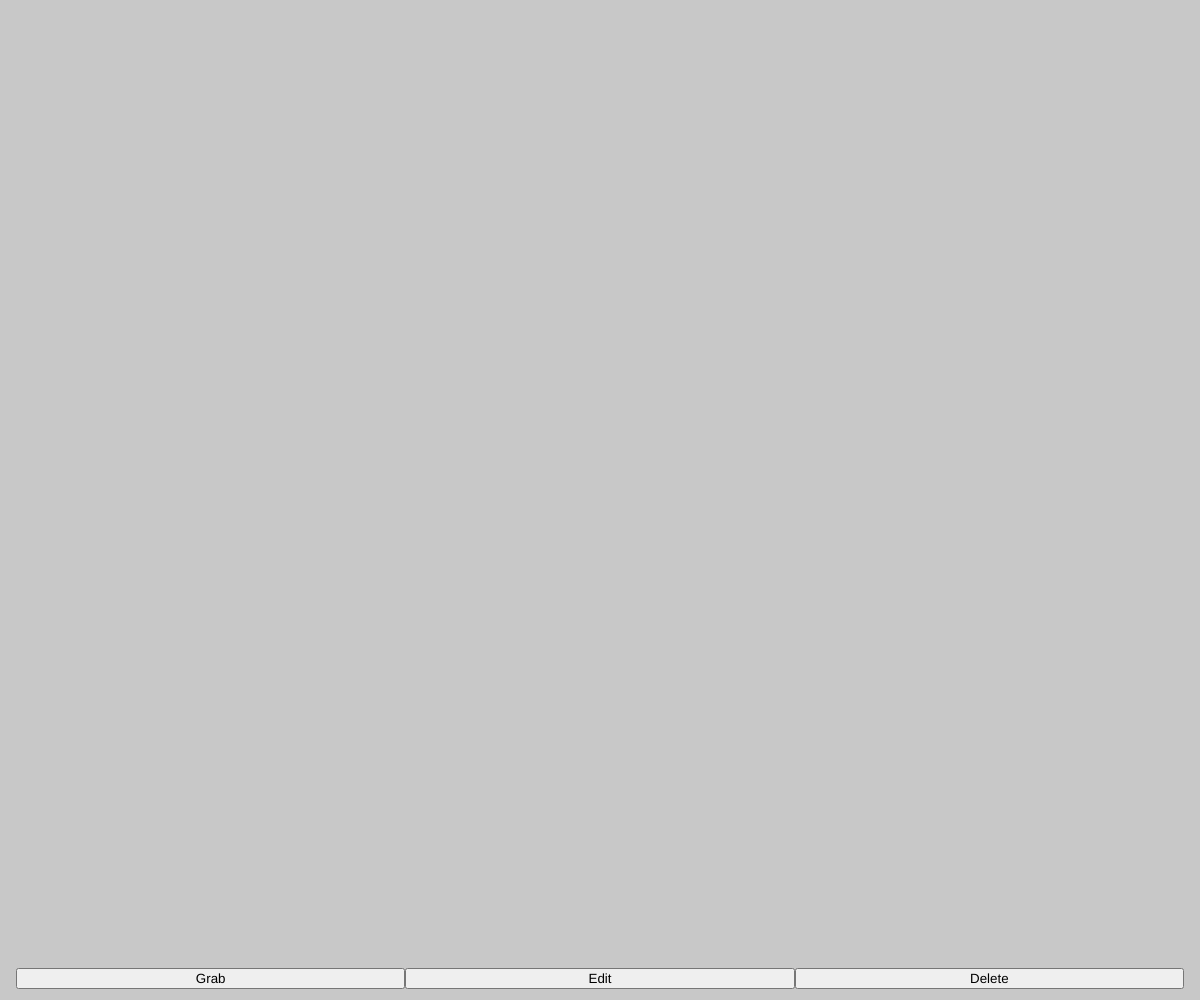
Frame 1 (no input)
Frame 60 (no input): identical to frame 1, image omitted
Frame 120 (the mouse pressed at the canvas centre since frame 60): identical to frame 1, image omitted

The p5.js sketch that drew this single still picture (run headless with seeded random() and noise() and a simulated clock; from frame 60 on, the mouse is pressed at the canvas centre):

// p5.js sketch
// ── sketch.js
const BACKGROUND_COLOR = [200, 200, 200];

const TOUCH_SLOP = 10;

const STATE_IDLE = "STATE_IDLE";
const STATE_CREATE = "STATE_CREATE";
const STATE_CONNECT = "STATE_CONNECT";
const STATE_MOVE = "STATE_MOVE";
const STATE_DELETE = "STATE_DELETE";

let windowMin;

let nodes = [];
let springs = [];

let state = STATE_IDLE;
let activeNode = null;
let clickStart = null;

let grabButton;
let editButton;
let deleteButton;

function setup() {
	createCanvas(windowWidth, windowHeight);
	scaleContent();
  render();
  setupGui();
}

function draw() {
	accelerateNodes();
  moveNodes();
  render();
}

function accelerateNodes() {
  for (let spring of springs) {
      const springLength = spring.b.position.dist(spring.a.position);
      const lengthDiff = springLength - spring.springLength;
      const aAccel = spring.b.position.copy();
      const bAccel = spring.a.position.copy();
      aAccel.sub(spring.a.position);
      aAccel.normalize();
      aAccel.mult(lengthDiff * spring.springStiff);
      bAccel.sub(spring.b.position);
      bAccel.normalize();
      bAccel.mult(lengthDiff * spring.springStiff);
      if (spring.a != activeNode) {
          bAccel.mult(0.5);
      }
      spring.b.velocity.add(bAccel);
      if (spring.b != activeNode) {
          aAccel.mult(0.5);
      }
      spring.a.velocity.add(aAccel);
  }
}

function moveNodes() {
  for (let node of nodes) {
      if (node == activeNode) {
          continue;
      }
      node.velocity.mult(node.damp);
      node.position.add(node.velocity);
  }
}

function windowResized() {
	resizeCanvas(windowWidth, windowHeight);
	scaleContent();
}

function scaleContent() {
	windowMin = Math.min(windowWidth, windowHeight);
}

function mousePressed() {
    handleClick();
}

function touchStarted() {
   handleClick();
}

function mouseDragged() {
    if (activeNode) {
        if (state === STATE_MOVE) {
            activeNode.position.x = mouseX;
            activeNode.position.y = mouseY;
        }
    }
}

function mouseReleased() {
    handleRelease();
}

function touchEnded() {
    handleRelease();
}

function handleClick() {
    clickStart = createVector(mouseX, mouseY);
    for (let node of nodes) {
      if (clickStart.dist(node.position) < node.weight) {
        if (state == STATE_IDLE) {
          state = STATE_CONNECT;
        }
        activeNode = node;
      }
    }
    if (state === STATE_IDLE) {
        state = STATE_CREATE;
    }
}

function handleRelease() {
    const clickEnd = createVector(mouseX, mouseY);
    if (state === STATE_CREATE) {
        nodes.push({
          position: createVector(mouseX, mouseY),
          weight: 20,
          velocity: createVector(0,0),
          acceleration: createVector(0,0),
          damp: 0.9,
        });
    } else if (state === STATE_CONNECT) {
        for (let node of nodes) {
            if (clickEnd.dist(node.position) < node.weight) {
                springs.push({
                    a: activeNode,
                    b: node,
                    springLength: activeNode.position.dist(node.position),
                    springStiff: 0.2,
                });
            }
        }
    } else if (state === STATE_DELETE) {
       if (activeNode && clickEnd.dist(clickStart) < TOUCH_SLOP &&
         clickEnd.dist(activeNode.position) < activeNode.weight) {
           springs = springs.filter(sp => sp.a != activeNode && sp.b != activeNode);
           nodes = nodes.filter(n => n != activeNode);
       }
    }
    activeNode = null;
    if (state === STATE_CREATE || state === STATE_CONNECT) {
      state = STATE_IDLE;
    }
}

function render() {
    background(...BACKGROUND_COLOR);
    for (let spring of springs) {
        line(
          spring.a.position.x, spring.a.position.y,
          spring.b.position.x, spring.b.position.y);
    }
    if (state === STATE_CONNECT) {
      line(activeNode.position.x, activeNode.position.y, mouseX, mouseY);
    }
    for (let node of nodes) {
        circle(node.position.x, node.position.y, node.weight);
    }
}

function setGrab() {
    state = STATE_MOVE;
}

function setEdit() {
    state = STATE_IDLE;
}

function setDelete() {
    state = STATE_DELETE;
}

function setupGui () {
  grabButton = createButton("Grab");
  grabButton.mousePressed(setGrab);
  editButton = createButton("Edit");
  editButton.mousePressed(setEdit);
  deleteButton = createButton("Delete");
  deleteButton.mousePressed(setDelete);
  updateGui();
}

function updateGui() {
  const paddedSpace = width - 32;
  grabButton.position(16, height - 32);
  grabButton.size(paddedSpace / 3);
  editButton.position(16 + paddedSpace / 3, height - 32);
  editButton.size(paddedSpace / 3);
  deleteButton.position(width - 16 - paddedSpace / 3, height - 32);
  deleteButton.size(paddedSpace / 3);
}
